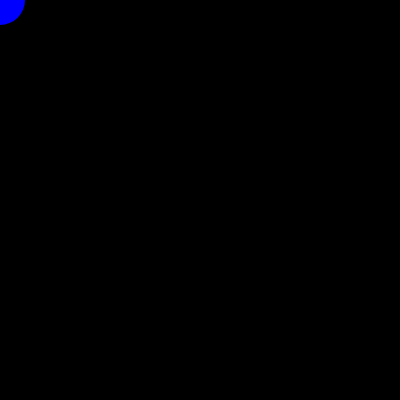
Frame 1 (no input)
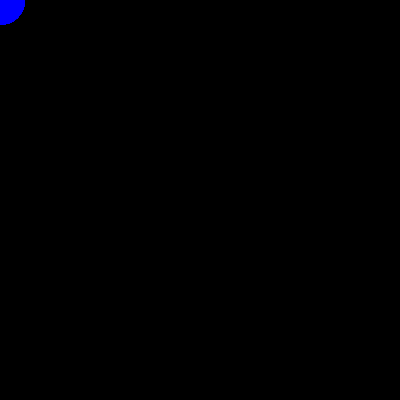
Frame 60 (no input)
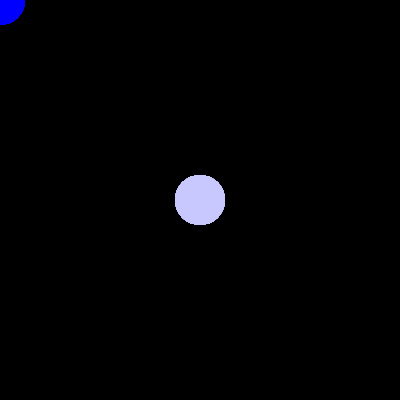
Frame 120 (the mouse pressed at the canvas centre since frame 60)

The p5.js sketch that drew these frames (run headless with seeded random() and noise() and a simulated clock; from frame 60 on, the mouse is pressed at the canvas centre):

// p5.js sketch
// ── sketch.js
function setup() {
  createCanvas(400, 400);
  background(0);
}

function draw() {

  fill(mouseX, mouseY, 255);
  noStroke();

  circle(mouseX, mouseY, 50);
}
